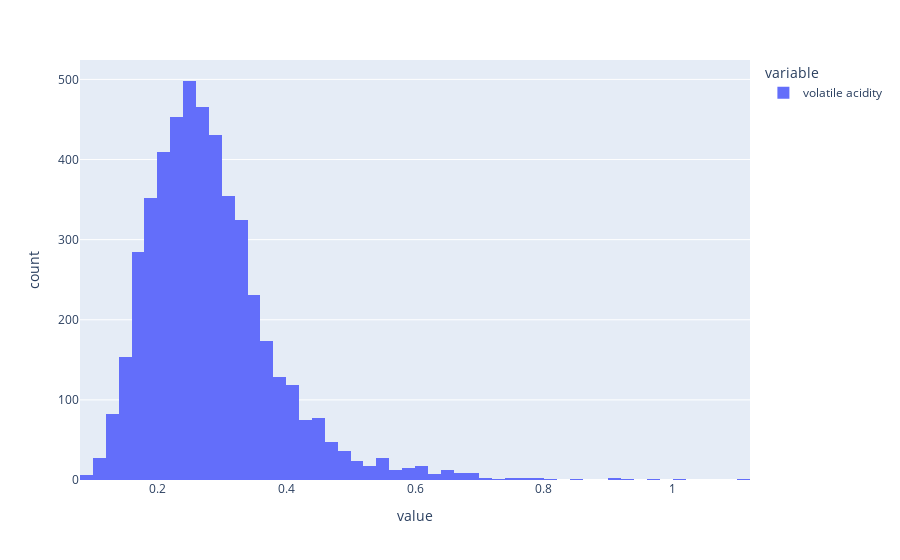

Notebook code cell kept with this figure:
### Code cell
# Criação do grafico histograma para a variável 'fixed acidity'
px.histogram(x["volatile acidity"], nbins=55).show()

### Figure 1 — Plotly figure (JSON) as saved in the notebook; plotly's stock layout.template omitted (floating-point values rounded to 4 significant figures; data arrays with more than 128 entries replaced by an {"elided": "..."} marker saying what was removed)
{"data": [{"alignmentgroup": "True", "bingroup": "x", "hovertemplate": "variable=volatile acidity<br>value=%{x}<br>count=%{y}<extra></extra>", "legendgroup": "volatile acidity", "marker": {"color": "#636efa", "pattern": {"shape": ""}}, "name": "volatile acidity", "nbinsx": 55, "offsetgroup": "volatile acidity", "orientation": "v", "showlegend": true, "type": "histogram", "x": {"elided": "4898 float values"}, "xaxis": "x", "yaxis": "y"}], "layout": {"barmode": "relative", "legend": {"title": {"text": "variable"}, "tracegroupgap": 0}, "margin": {"t": 60}, "xaxis": {"anchor": "y", "domain": [0, 1], "title": {"text": "value"}}, "yaxis": {"anchor": "x", "domain": [0, 1], "title": {"text": "count"}}}}
